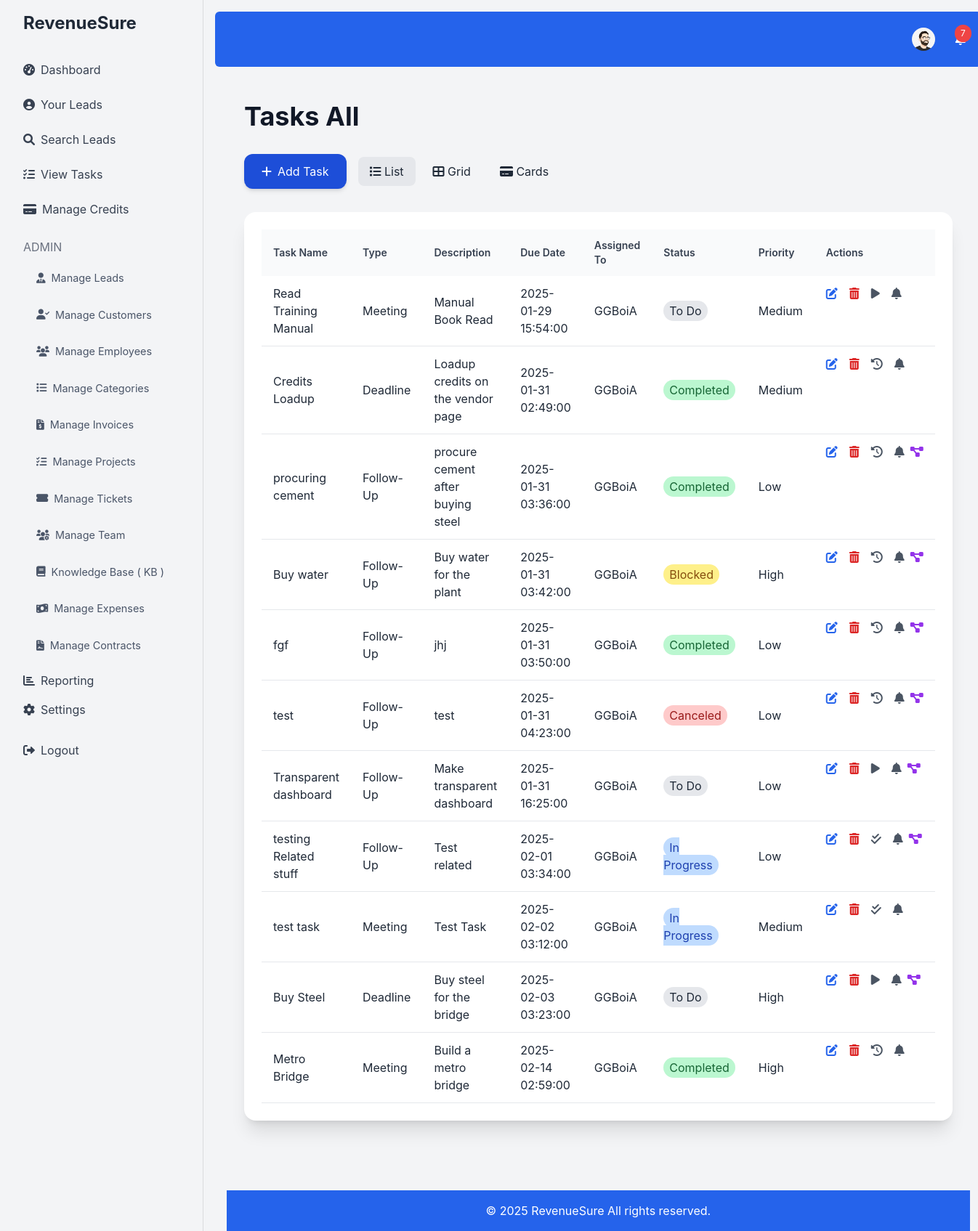
The page /view_tasks.php (signed in) on the database its author committed.
### tables this page shows
CREATE TABLE `users` (
  `id` int(11) NOT NULL,
  `username` varchar(50) NOT NULL,
  `email` varchar(100) NOT NULL,
  `password` varchar(255) NOT NULL,
  `credits` int(11) DEFAULT 0,
  `created_at` timestamp NOT NULL DEFAULT current_timestamp(),
  `role` enum('admin','user') DEFAULT 'user',
  `profile_picture` varchar(255) DEFAULT NULL,
  `role_id` int(11) DEFAULT NULL,
  `department_id` int(11) DEFAULT NULL
);

CREATE TABLE `tasks` (
  `id` int(11) NOT NULL,
  `lead_id` int(11) DEFAULT NULL,
  `user_id` int(11) NOT NULL,
  `task_id` varchar(50) DEFAULT NULL,
  `task_name` varchar(255) DEFAULT NULL,
  `project_id` int(11) DEFAULT NULL,
  `task_type` enum('Follow-Up','Meeting','Deadline') NOT NULL,
  `description` text DEFAULT NULL,
  `due_date` datetime DEFAULT NULL,
  `status` enum('To Do','In Progress','Completed','Blocked','Canceled','Pending') DEFAULT 'To Do',
  `estimated_hours` decimal(6,2) DEFAULT NULL,
  `effort_estimation` varchar(100) DEFAULT NULL,
  `billable` tinyint(1) DEFAULT 0,
  `priority` enum('Low','Medium','High') DEFAULT 'Medium',
  `created_at` timestamp NOT NULL DEFAULT current_timestamp()
);

### view_tasks_list.php (the view, shortened to what the rows shown need)
<div class="bg-white p-6 rounded-2xl shadow-xl overflow-hidden">
      <table class="w-full text-left ">
          <thead class="bg-gray-50">
              <tr>
                  <th class="px-4 py-3 font-semibold text-gray-700 text-sm">Task Name</th>
                   <th class="px-4 py-3 font-semibold text-gray-700 text-sm">Type</th>
                  <th class="px-4 py-3 font-semibold text-gray-700 text-sm">Description</th>
                  <th class="px-4 py-3 font-semibold text-gray-700 text-sm">Due Date</th>
                   <th class="px-4 py-3 font-semibold text-gray-700 text-sm">Assigned To</th>
                  <th class="px-4 py-3 font-semibold text-gray-700 text-sm">Status</th>
                      <th class="px-4 py-3 font-semibold text-gray-700 text-sm">Priority</th>
                  <th class="px-4 py-3 font-semibold text-gray-700 text-sm">Actions</th>
              </tr>
          </thead>
          <tbody>
               <?php if ($tasks): ?>
                  <?php foreach ($tasks as $task): ?>
                      <tr class="border-b transition hover:bg-gray-100">
                            <td class="px-4 py-3">
                                   <?php if($project_id) : ?> <a href="view_task.php?id=<?php echo $task['id']; ?>&project_id=<?php echo $project_id; ?>" class="text-gray-800 hover:underline"> <?php echo htmlspecialchars($task['task_name']); ?></a>
                                  <?php elseif($lead_id): ?>
                                        <a href="view_task.php?id=<?php echo $task['id']; ?>&lead_id=<?php echo $lead_id; ?>" class="text-gray-800 hover:underline"> <?php echo htmlspecialchars($task['task_name']); ?></a>
                                    <?php else :?>
                                     <a href="view_task.php?id=<?php echo $task['id']; ?>" class="text-gray-800 hover:underline"> <?php echo htmlspecialchars($task['task_name']); ?></a>
                                <?php endif; ?>
                             </td>
                           <td class="px-4 py-3"><?php echo htmlspecialchars($task['task_type']); ?></td>
                          <td class="px-4 py-3"><?php echo htmlspecialchars($task['description']); ?></td>
                          <td class="px-4 py-3"><?php echo htmlspecialchars($task['due_date']); ?></td>
                         <td class="px-4 py-3"><?php echo htmlspecialchars($task['username']); ?></td>
                          <td class="px-4 py-3">
                                <span class="px-2 py-1 rounded-full <?php
                              switch ($task['status']) {
                                  case 'To Do':
                                      echo 'bg-gray-200 text-gray-800';
                                          break;
                                     case 'In Progress':
                                          echo 'bg-blue-200 text-blue-800';
                                          break;
                                      case 'Completed':
                                          echo 'bg-green-200 text-green-800';
                                            break;
                                     case 'Blocked':
                                           echo 'bg-yellow-200 text-yellow-800';
                                              break;
                                      case 'Canceled':
                                          echo 'bg-red-200 text-red-800';
                                          break;
                                  }
                          ?>">
                                 <?php echo htmlspecialchars($task['status']); ?>
                            </span>
                         </td>
                               <td class="px-4 py-3"><?php echo htmlspecialchars($task['priority']); ?></td>
                             <td class="px-4 py-3 flex gap-2">
                                    <a href="edit_task.php?id=<?php echo $task['id']; ?>" class="text-blue-600 hover:underline"> <i class="fas fa-edit"></i></a>
                                       <a href="delete_task.php?id=<?php echo $task['id']; ?>" class="text-red-600 hover:underline ml-2"><i class="fas fa-trash-alt"></i></a>
                                         <a href="toggle_task_status.php?id=<?php echo $task['id']; ?>&status=<?php echo $task['status'] === 'To Do' ? 'In Progress' : ($task['status'] === 'In Progress' ? 'Completed' : 'To Do'); ?>" class="text-gray-600 hover:underline ml-2">
                                         <?php
                                              if ($task['status'] === 'To Do') {
                                                   echo '<i class="fas fa-play"></i>';
                                              } else if ($task['status'] === 'In Progress') {
                                                  echo '<i class="fas fa-check-double"></i>';
                                               }
                                               else {
                                                    echo '<i class="fas fa-history"></i>';
                                                }
                                           ?>
                                   </a>
                                     <a href="add_reminder.php?id=<?php echo $task['id']; ?>&due_date=<?php echo urlencode($task['due_date']); ?>" class="text-gray-600 hover:underline ml-2">
                                        <i class="fas fa-bell"></i>
                                     </a>
                                     <?php if ($task['project_id']): ?>
                                     <a href="view_project.php?id=<?php echo $task['project_id']; ?>" class="text-purple-600 hover:underline"> <i class="fas fa-project-diagram"></i></a>
                                  <?php endif; ?>
                         </td>
                      </tr>
                  <?php endforeach; ?>
              <?php else: ?>
                  <tr>
                      <td colspan="8" class="px-4 py-2 text-center text-gray-600">No tasks found.</td>
                  </tr>
               <?php endif; ?>
          </tbody>
      </table>
  </div>

### header.php (shortened to what the rows shown need)
<!DOCTYPE html>
<html lang="en">
<head>
    <script src="https://cdn.tailwindcss.com"></script>
    <link href="https://cdnjs.cloudflare.com/ajax/libs/font-awesome/6.0.0-beta3/css/all.min.css" rel="stylesheet">
     <link rel="stylesheet" href="https://cdnjs.cloudflare.com/ajax/libs/animate.css/4.1.1/animate.min.css"/>
</head>
<body class="bg-gray-100">
    <div class="flex h-screen fade-in-up">
        <div class="flex-1 p-4 fade-in">
            <nav class="bg-blue-600 p-4 text-white mb-6 rounded-md">
                <div class="container mx-auto flex justify-end items-center">
                    <?php if (isset($_SESSION['user_id'])): ?>
                       <div class="relative top-nav-button mr-4 hover:bg-white/10 p-1.5 rounded-full transition-colors" >
                            <button id="profileButton" class="relative flex items-center">
                                <?php
                                $stmt = $conn->prepare("SELECT profile_picture FROM users WHERE id = :user_id");
                                $stmt->bindParam(':user_id', $_SESSION['user_id']);
                                $stmt->execute();
                                $user = $stmt->fetch(PDO::FETCH_ASSOC);
                                $profile_picture = $user['profile_picture'];
                                if ($profile_picture) : ?>
                                    <img src="<?php echo $profile_picture; ?>" alt="Profile Picture" class="rounded-full w-8 h-8 object-cover">
                                <?php else : ?>
                                    <i class="fas fa-user-circle fa-lg"></i>
                                <?php endif; ?>
                            </button>
                         </div>
                   <?php endif; ?>
                </div>
            </nav>
             <div class="container mx-auto px-4">

### rows shown on the page
users: profile_picture (picture)
tasks: task_name "Read Training Manual", task_type "Meeting", description "Manual Book Read", due_date "2025-01-29 15:54:00", user.username "GGBoiA", status "To Do", priority "Medium"
tasks: task_name "Credits Loadup", task_type "Deadline", description "Loadup credits on the vendor page", due_date "2025-01-31 02:49:00", user.username "GGBoiA", status "Completed", priority "Medium"
tasks: task_name "procuring cement", task_type "Follow-Up", description "procure cement after buying steel", due_date "2025-01-31 03:36:00", user.username "GGBoiA", status "Completed", priority "Low"
tasks: task_name "Buy water", task_type "Follow-Up", description "Buy water for the plant", due_date "2025-01-31 03:42:00", user.username "GGBoiA", status "Blocked", priority "High"
tasks: task_name "fgf", task_type "Follow-Up", description "jhj", due_date "2025-01-31 03:50:00", user.username "GGBoiA", status "Completed", priority "Low"
tasks: task_name "test", task_type "Follow-Up", description "test", due_date "2025-01-31 04:23:00", user.username "GGBoiA", status "Canceled", priority "Low"
tasks: task_name "Transparent dashboard", task_type "Follow-Up", description "Make transparent dashboard", due_date "2025-01-31 16:25:00", user.username "GGBoiA", status "To Do", priority "Low"
tasks: task_name "testing Related stuff", task_type "Follow-Up", description "Test related", due_date "2025-02-01 03:34:00", user.username "GGBoiA", status "In Progress", priority "Low"
tasks: task_name "test task", task_type "Meeting", description "Test Task", due_date "2025-02-02 03:12:00", user.username "GGBoiA", status "In Progress", priority "Medium"
tasks: task_name "Buy Steel", task_type "Deadline", description "Buy steel for the bridge", due_date "2025-02-03 03:23:00", user.username "GGBoiA", status "To Do", priority "High"
tasks: task_name "Metro Bridge", task_type "Meeting", description "Build a metro bridge", due_date "2025-02-14 02:59:00", user.username "GGBoiA", status "Completed", priority "High"

### other values the page prints
$unread "7"
